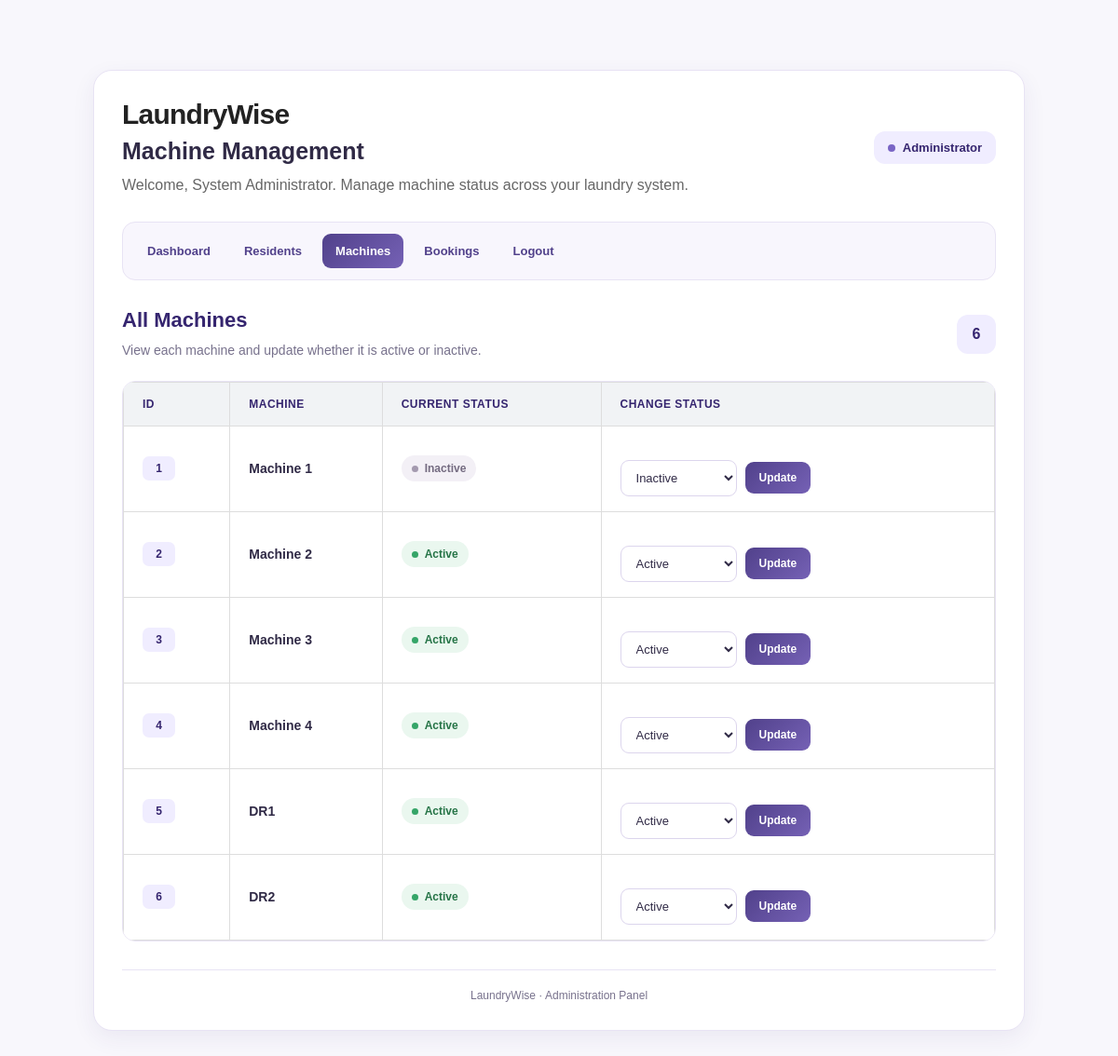
Screenshot of /admin_machines.php (signed in) with the database file from the repository.
### tables this page shows
CREATE TABLE `machines` (
  `id` int(11) NOT NULL,
  `machine_name` varchar(50) NOT NULL,
  `machine_type` varchar(50) NOT NULL,
  `status` enum('active','inactive') NOT NULL DEFAULT 'active'
);

### admin_machines.php (the view, shortened to what this page needs)
<?php
require_once "config/database.php";
$sql = "SELECT id, machine_name, status
        FROM machines
        ORDER BY id ASC";
$result = $conn->query($sql);
?>
<!DOCTYPE html>
<html lang="en">
<head>
    <link rel="stylesheet" href="css/style.css">
</head>
<body>
<div class="container">
    <header class="dashboard-header">
        <div>
            <h1 class="brand">LaundryWise</h1>
            <h2 class="page-title">Machine Management</h2>
            <p class="welcome-text">
                Welcome,
                <?php echo htmlspecialchars($_SESSION["name"]); ?>.
                Manage machine status across your laundry system.
            </p>
        </div>
        <div class="admin-label">Administrator</div>
    </header>
    <nav class="admin-nav" aria-label="Admin navigation">
        <a href="admin_dashboard.php">Dashboard</a>
        <a href="admin_residents.php">Residents</a>
        <a href="admin_machines.php" class="active">Machines</a>
        <a href="admin_bookings.php">Bookings</a>
        <a href="logout.php">Logout</a>
    </nav>
    <section>
        <div class="section-header">
            <div>
                <h2 class="section-heading">All Machines</h2>
                <p class="section-description">
                    View each machine and update whether it is active or inactive.
                </p>
            </div>
            <div class="machine-count"
                 title="Number of machines"
                 aria-label="Machine count">
                <?php echo (int)$result->num_rows; ?>
            </div>
        </div>
        <?php if ($result->num_rows > 0): ?>
            <div class="table-wrapper">
                <table>
                    <thead>
                        <tr>
                            <th>ID</th>
                            <th>Machine</th>
                            <th>Current Status</th>
                            <th>Change Status</th>
                        </tr>
                    </thead>
                    <tbody>
                        <?php while ($machine = $result->fetch_assoc()): ?>
                            <tr>
                                <td>
                                    <span class="machine-id">
                                        <?php echo (int)$machine["id"]; ?>
                                    </span>
                                </td>
                                <td class="machine-name">
                                    <?php echo htmlspecialchars($machine["machine_name"]); ?>
                                </td>
                                <td>
                                    <?php if ($machine["status"] === "active"): ?>
                                        <span class="status-badge status-active">
                                            Active
                                        </span>
                                    <?php else: ?>
                                        <span class="status-badge status-inactive">
                                            Inactive
                                        </span>
                                    <?php endif; ?>
                                </td>
                                <td>
                                    <form method="POST"
                                          action="admin_machines.php"
                                          class="status-form">
                                        <select name="status" aria-label="New status for <?php echo htmlspecialchars($machine["machine_name"], ENT_QUOTES, 'UTF-8'); ?>">
                                            <option
                                                value="active"
                                                <?php
                                                if ($machine["status"] === "active") {
                                                    echo "selected";
                                                }
                                                ?>
                                            >
                                                Active
                                            </option>
                                            <option
                                                value="inactive"
                                                <?php
                                                if ($machine["status"] === "inactive") {
                                                    echo "selected";
                                                }
                                                ?>
                                            >
                                                Inactive
                                            </option>
                                        </select>
                                        <button type="submit" class="update-button">
                                            Update
                                        </button>
                                    </form>
                                </td>
                            </tr>
                        <?php endwhile; ?>
                    </tbody>
                </table>
            </div>
        <?php endif; ?>
    </section>
    <footer class="dashboard-footer">
        LaundryWise · Administration Panel
    </footer>
</div>
</body>
</html>

### css/style.css (style rules this page uses)
* { box-sizing: border-box; }
body { font-family: Arial, sans-serif; background-color: #f4f6f8; margin: 0; padding: 40px; color: #333; }
.container { width: 100%; max-width: 1000px; margin: 0 auto; background-color: white; padding: 35px; border-radius: 12px; box-shadow: 0 4px 12px rgba(0, 0, 0, 0.1); }
.dashboard-header { margin-bottom: 40px; }
.dashboard-header h1 { margin: 0 0 8px 0; color: #222; font-size: 30px; }
.dashboard-header p { margin: 0; color: #666; font-size: 16px; }
h1 { margin-top: 0; color: #222; }
h2 { margin-top: 25px; margin-bottom: 20px; color: #222; }
a { color: #007bff; text-decoration: none; }
button { padding: 9px 15px; border: none; border-radius: 5px; background-color: #007bff; color: white; cursor: pointer; }
form { margin-top: 20px; }
input, select { padding: 9px; border: 1px solid #ccc; border-radius: 5px; box-sizing: border-box; }
table { width: 100%; border-collapse: collapse; }
th, td { padding: 12px; border: 1px solid #ddd; text-align: left; }
th { background-color: #f1f3f5; }
.status-active { color: #198754; font-weight: bold; }

### rows the page displays
machines: id "1", machine_name "Machine 1", shows "Inactive", status "Inactive"
machines: id "2", machine_name "Machine 2", shows "Active", status "Active"
machines: id "3", machine_name "Machine 3", shows "Active", status "Active"
machines: id "4", machine_name "Machine 4", shows "Active", status "Active"
machines: id "5", machine_name "DR1", shows "Active", status "Active"
machines: id "6", machine_name "DR2", shows "Active", status "Active"

### other values shown
$_SESSION["name"] "System Administrator"
$result->num_rows "6"
